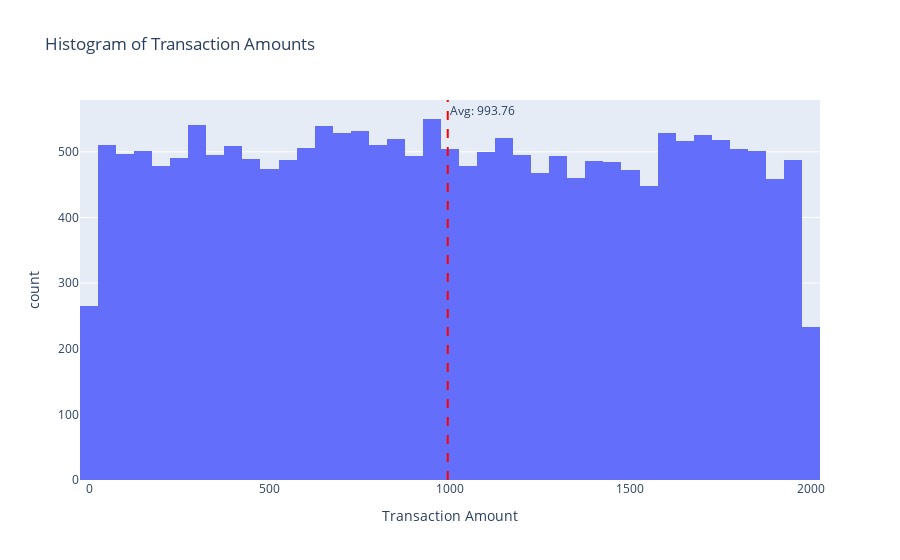

Source (notebook cell):
### Markdown cell above
10.Average Transaction Value

### Code cell
import plotly.express as px

fig = px.histogram(df, x='Amount', nbins=50,
                   title='Histogram of Transaction Amounts',
                   labels={'Amount': 'Transaction Amount'})

fig.add_vline(x=df['Amount'].mean(), line_color='red', line_dash='dash',
              annotation_text=f"Avg: {round(df['Amount'].mean(), 2)}", 
              annotation_position="top right")

fig.show()

### Figure 1 — Plotly figure (JSON) as saved in the notebook; plotly's stock layout.template omitted (floating-point values rounded to 4 significant figures; data arrays with more than 128 entries replaced by an {"elided": "..."} marker saying what was removed)
{"data": [{"bingroup": "x", "hovertemplate": "Transaction Amount=%{x}<br>count=%{y}<extra></extra>", "legendgroup": "", "marker": {"color": "#636efa", "pattern": {"shape": ""}}, "name": "", "nbinsx": 50, "orientation": "v", "showlegend": false, "type": "histogram", "x": {"elided": "20000 float values"}, "xaxis": "x", "yaxis": "y"}], "layout": {"annotations": [{"showarrow": false, "text": "Avg: 993.76", "x": 993.8, "xanchor": "left", "xref": "x", "y": 1, "yanchor": "top", "yref": "y domain"}], "barmode": "relative", "legend": {"tracegroupgap": 0}, "shapes": [{"line": {"color": "red", "dash": "dash"}, "type": "line", "x0": 993.8, "x1": 993.8, "xref": "x", "y0": 0, "y1": 1, "yref": "y domain"}], "title": {"text": "Histogram of Transaction Amounts"}, "xaxis": {"anchor": "y", "domain": [0, 1], "title": {"text": "Transaction Amount"}}, "yaxis": {"anchor": "x", "domain": [0, 1], "title": {"text": "count"}}}}
